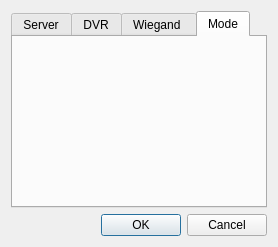
<?xml version="1.0" encoding="UTF-8"?>
<ui version="4.0">
 <class>SettingsDialog</class>
 <widget class="QDialog" name="SettingsDialog">
  <property name="geometry">
   <rect>
    <x>0</x>
    <y>0</y>
    <width>278</width>
    <height>247</height>
   </rect>
  </property>
  <property name="windowTitle">
   <string>Dialog</string>
  </property>
  <layout class="QVBoxLayout" name="verticalLayout">
   <item>
    <widget class="QTabWidget" name="tabWidget">
     <property name="tabPosition">
      <enum>QTabWidget::North</enum>
     </property>
     <property name="tabShape">
      <enum>QTabWidget::Rounded</enum>
     </property>
     <property name="currentIndex">
      <number>3</number>
     </property>
     <widget class="QWidget" name="server_tab">
      <attribute name="title">
       <string>Server</string>
      </attribute>
      <layout class="QFormLayout" name="formLayout">
       <item row="0" column="0">
        <widget class="QLabel" name="label">
         <property name="text">
          <string>&amp;Hostname</string>
         </property>
         <property name="buddy">
          <cstring>server_hostname_line_edit</cstring>
         </property>
        </widget>
       </item>
       <item row="0" column="1">
        <widget class="QLineEdit" name="server_hostname_line_edit">
         <property name="text">
          <string/>
         </property>
         <property name="placeholderText">
          <string>ParkingServer</string>
         </property>
        </widget>
       </item>
       <item row="1" column="0">
        <widget class="QLabel" name="label_2">
         <property name="enabled">
          <bool>false</bool>
         </property>
         <property name="text">
          <string>&amp;Login</string>
         </property>
         <property name="buddy">
          <cstring>server_login_line_edit</cstring>
         </property>
        </widget>
       </item>
       <item row="1" column="1">
        <widget class="QLineEdit" name="server_login_line_edit">
         <property name="enabled">
          <bool>false</bool>
         </property>
         <property name="text">
          <string/>
         </property>
         <property name="placeholderText">
          <string>ParkingUser</string>
         </property>
        </widget>
       </item>
       <item row="2" column="0">
        <widget class="QLabel" name="label_3">
         <property name="enabled">
          <bool>false</bool>
         </property>
         <property name="text">
          <string>&amp;Password</string>
         </property>
         <property name="buddy">
          <cstring>server_password_line_edit</cstring>
         </property>
        </widget>
       </item>
       <item row="2" column="1">
        <widget class="QLineEdit" name="server_password_line_edit">
         <property name="enabled">
          <bool>false</bool>
         </property>
         <property name="text">
          <string/>
         </property>
         <property name="echoMode">
          <enum>QLineEdit::Password</enum>
         </property>
         <property name="clearButtonEnabled">
          <bool>true</bool>
         </property>
        </widget>
       </item>
       <item row="3" column="0">
        <widget class="QLabel" name="label_4">
         <property name="text">
          <string>&amp;Port</string>
         </property>
         <property name="buddy">
          <cstring>server_port_spin_box</cstring>
         </property>
        </widget>
       </item>
       <item row="3" column="1">
        <widget class="QSpinBox" name="server_port_spin_box">
         <property name="maximum">
          <number>99999</number>
         </property>
         <property name="singleStep">
          <number>10</number>
         </property>
         <property name="value">
          <number>3306</number>
         </property>
        </widget>
       </item>
      </layout>
     </widget>
     <widget class="QWidget" name="dvr_tab">
      <attribute name="title">
       <string>DVR</string>
      </attribute>
      <layout class="QFormLayout" name="formLayout_2">
       <item row="0" column="0">
        <widget class="QLabel" name="label_6">
         <property name="text">
          <string>&amp;Hostname</string>
         </property>
         <property name="buddy">
          <cstring>server_hostname_line_edit</cstring>
         </property>
        </widget>
       </item>
       <item row="0" column="1">
        <widget class="QLineEdit" name="dvr_hostname_line_edit">
         <property name="text">
          <string/>
         </property>
         <property name="placeholderText">
          <string>DVR#</string>
         </property>
        </widget>
       </item>
       <item row="1" column="0">
        <widget class="QLabel" name="label_8">
         <property name="enabled">
          <bool>false</bool>
         </property>
         <property name="text">
          <string>&amp;Login</string>
         </property>
         <property name="buddy">
          <cstring>server_login_line_edit</cstring>
         </property>
        </widget>
       </item>
       <item row="1" column="1">
        <widget class="QLineEdit" name="dvr_login_line_edit">
         <property name="enabled">
          <bool>false</bool>
         </property>
         <property name="text">
          <string/>
         </property>
         <property name="placeholderText">
          <string>DVRUser</string>
         </property>
        </widget>
       </item>
       <item row="2" column="0">
        <widget class="QLabel" name="label_5">
         <property name="enabled">
          <bool>false</bool>
         </property>
         <property name="text">
          <string>&amp;Password</string>
         </property>
         <property name="buddy">
          <cstring>server_password_line_edit</cstring>
         </property>
        </widget>
       </item>
       <item row="2" column="1">
        <widget class="QLineEdit" name="dvr_password_line_edit">
         <property name="enabled">
          <bool>false</bool>
         </property>
         <property name="text">
          <string/>
         </property>
         <property name="echoMode">
          <enum>QLineEdit::Password</enum>
         </property>
         <property name="clearButtonEnabled">
          <bool>true</bool>
         </property>
        </widget>
       </item>
       <item row="3" column="0">
        <widget class="QLabel" name="label_7">
         <property name="enabled">
          <bool>false</bool>
         </property>
         <property name="text">
          <string>&amp;Port</string>
         </property>
         <property name="buddy">
          <cstring>server_port_spin_box</cstring>
         </property>
        </widget>
       </item>
       <item row="3" column="1">
        <widget class="QSpinBox" name="dvr_port_spin">
         <property name="enabled">
          <bool>false</bool>
         </property>
         <property name="maximum">
          <number>99999</number>
         </property>
         <property name="singleStep">
          <number>10</number>
         </property>
         <property name="value">
          <number>34567</number>
         </property>
        </widget>
       </item>
       <item row="4" column="0">
        <widget class="QLabel" name="label_9">
         <property name="enabled">
          <bool>false</bool>
         </property>
         <property name="text">
          <string>Method</string>
         </property>
         <property name="buddy">
          <cstring>server_port_spin_box</cstring>
         </property>
        </widget>
       </item>
       <item row="4" column="1">
        <widget class="QComboBox" name="dvr_method_comboBox">
         <property name="enabled">
          <bool>false</bool>
         </property>
         <item>
          <property name="text">
           <string>TCP</string>
          </property>
         </item>
         <item>
          <property name="text">
           <string>UDP</string>
          </property>
         </item>
        </widget>
       </item>
      </layout>
     </widget>
     <widget class="QWidget" name="wiegand_tab">
      <attribute name="title">
       <string>Wiegand </string>
      </attribute>
      <layout class="QFormLayout" name="formLayout_3">
       <item row="0" column="0">
        <widget class="QLabel" name="label_10">
         <property name="text">
          <string>GPIO_0</string>
         </property>
         <property name="buddy">
          <cstring>server_port_spin_box</cstring>
         </property>
        </widget>
       </item>
       <item row="0" column="1">
        <widget class="QSpinBox" name="gpio_0_spin">
         <property name="maximum">
          <number>35</number>
         </property>
         <property name="singleStep">
          <number>1</number>
         </property>
         <property name="value">
          <number>14</number>
         </property>
        </widget>
       </item>
       <item row="1" column="0">
        <widget class="QLabel" name="label_11">
         <property name="text">
          <string>GPIO_1</string>
         </property>
         <property name="buddy">
          <cstring>server_port_spin_box</cstring>
         </property>
        </widget>
       </item>
       <item row="1" column="1">
        <widget class="QSpinBox" name="gpio_1_spin">
         <property name="maximum">
          <number>35</number>
         </property>
         <property name="singleStep">
          <number>1</number>
         </property>
         <property name="value">
          <number>15</number>
         </property>
        </widget>
       </item>
      </layout>
     </widget>
     <widget class="QWidget" name="mode_tab">
      <attribute name="title">
       <string>Mode</string>
      </attribute>
     </widget>
    </widget>
   </item>
   <item>
    <widget class="QDialogButtonBox" name="buttonBox">
     <property name="orientation">
      <enum>Qt::Horizontal</enum>
     </property>
     <property name="standardButtons">
      <set>QDialogButtonBox::Cancel|QDialogButtonBox::Ok</set>
     </property>
    </widget>
   </item>
  </layout>
 </widget>
 <resources/>
 <connections>
  <connection>
   <sender>buttonBox</sender>
   <signal>accepted()</signal>
   <receiver>SettingsDialog</receiver>
   <slot>accept()</slot>
   <hints>
    <hint type="sourcelabel">
     <x>227</x>
     <y>282</y>
    </hint>
    <hint type="destinationlabel">
     <x>157</x>
     <y>274</y>
    </hint>
   </hints>
  </connection>
  <connection>
   <sender>buttonBox</sender>
   <signal>rejected()</signal>
   <receiver>SettingsDialog</receiver>
   <slot>reject()</slot>
   <hints>
    <hint type="sourcelabel">
     <x>295</x>
     <y>288</y>
    </hint>
    <hint type="destinationlabel">
     <x>286</x>
     <y>274</y>
    </hint>
   </hints>
  </connection>
 </connections>
</ui>
